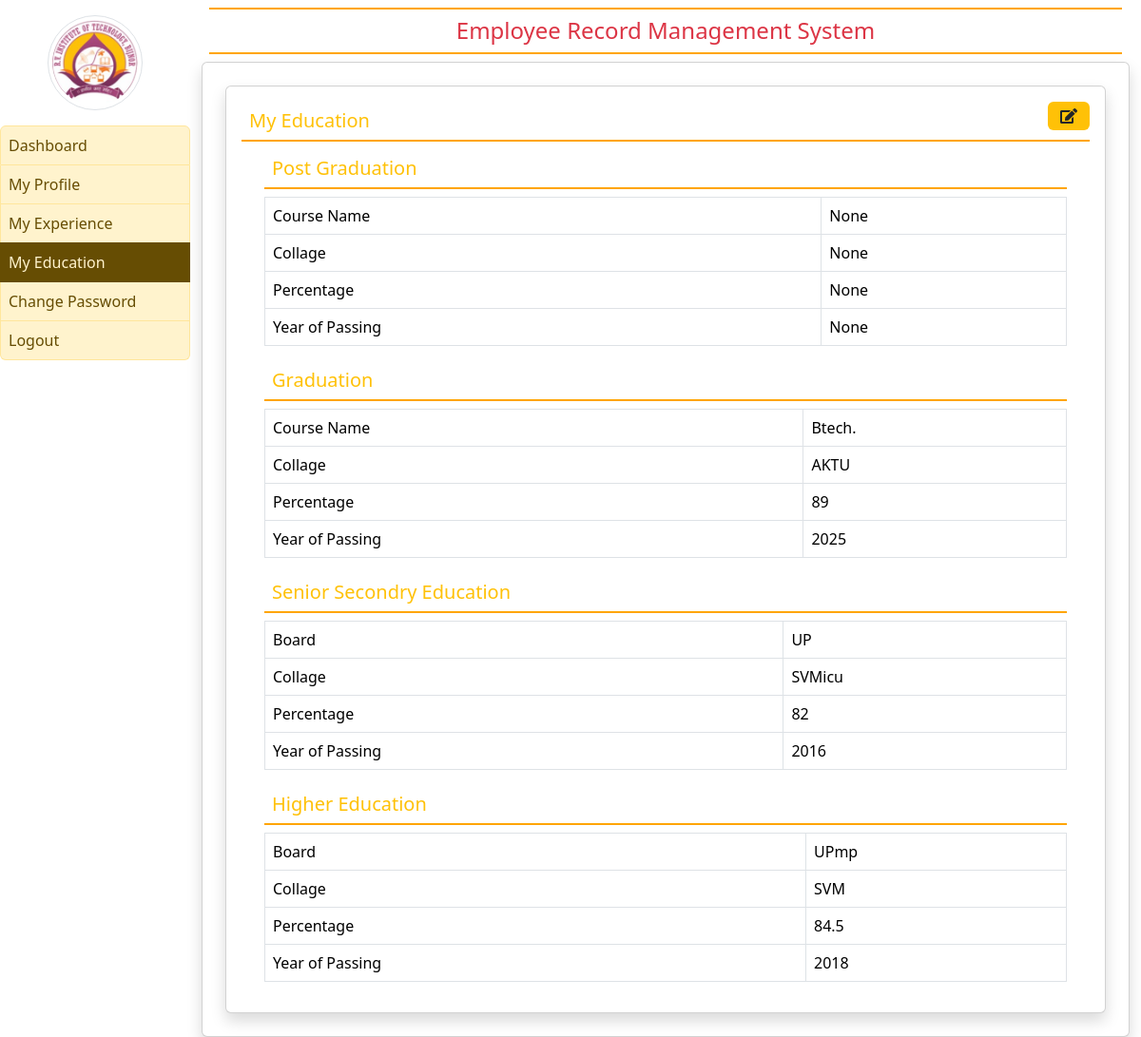
Page /my_education (signed in) on the committed database.
### employee/models.py (models this page shows, shortened)
class employee_education(models.Model):
    user= models.ForeignKey(User,on_delete=models.CASCADE)
    epg=models.CharField(max_length=100,null=True)
    colpg=models.CharField(max_length=200,null=True)
    perpg=models.CharField(max_length=30,null=True)
    ypg=models.CharField(max_length=30,null=True)
    eg=models.CharField(max_length=100,null=True)
    colg=models.CharField(max_length=200,null=True)
    perg=models.CharField(max_length=30,null=True)
    yg=models.CharField(max_length=30,null=True)
    ess=models.CharField(max_length=100,null=True)
    colss=models.CharField(max_length=200,null=True)
    perss=models.CharField(max_length=30,null=True)
    yss=models.CharField(max_length=30,null=True)
    eh=models.CharField(max_length=100,null=True)
    colh=models.CharField(max_length=200,null=True)
    perh=models.CharField(max_length=30,null=True)
    yh=models.CharField(max_length=30,null=True)

### employee/views.py (the view)
# urls.py: path('my_education', my_education,name='my_education'),
def my_education(request):
    if not request.user.is_authenticated:
        return redirect("login")
    user =request.user
    ex=employee_education.objects.get(user=user)
    return render(request,'my_education.html',locals())

### employee/templates/my_education.html
{% extends "empnav.html" %}
{% block main %}
<div class="card shadow m-2">
    <div class="card-body">
        <a href="{% url 'edit_education'%}"><button class="btn bg-warning float-end" ><i class="fas fa-edit"></i></button></a>
        <h5 class="p-2 text-warning" style="border-bottom: 2px solid orange">My Education</h5>
        <div class="container-fluid">
            <div class=container>
                <h5 class="p-2 text-warning" style="border-bottom: 2px solid orange">Post Graduation</h5>
                <table class="table table-bordered">
                    <tr>
                        <td>Course Name</td>
                        <td>{{ex.epg}}
                    </tr>
                    <tr>
                        <td>Collage</td>
                        <td>{{ex.colpg}}
                    </tr>
                    <tr>
                        <td>Percentage</td>
                        <td>{{ex.perpg}}
                    </tr>
                    <tr>
                        <td>Year of Passing</td>
                        <td>{{ex.ypg}}
                    </tr>
                </table>
            </div>
            <div class=container>
                <h5 class="p-2 text-warning" style="border-bottom: 2px solid orange">Graduation</h5>
                <table class="table table-bordered">
                    <tr>
                        <td>Course Name</td>
                        <td>{{ex.eg}}
                    </tr>
                    <tr>
                        <td>Collage</td>
                        <td>{{ex.colg}}
                    </tr>
                    <tr>
                        <td>Percentage</td>
                        <td>{{ex.perg}}
                    </tr>
                    <tr>
                        <td>Year of Passing</td>
                        <td>{{ex.yg}}
                    </tr>
                </table>
            </div>
            <div class=container>
                <h5 class="p-2 text-warning" style="border-bottom: 2px solid orange">Senior Secondry Education</h5>
                <table class="table table-bordered">
                    <tr>
                        <td>Board</td>
                        <td>{{ex.ess}}
                    </tr>
                    <tr>
                        <td>Collage</td>
                        <td>{{ex.colss}}
                    </tr>
                    <tr>
                        <td>Percentage</td>
                        <td>{{ex.perss}}
                    </tr>
                    <tr>
                        <td>Year of Passing</td>
                        <td>{{ex.yss}}
                    </tr>
                </table>
            </div>
            <div class=container>
                <h5 class="p-2 text-warning" style="border-bottom: 2px solid orange">Higher Education</h5>
                <table class="table table-bordered">
                    <tr>
                        <td>Board</td>
                        <td>{{ex.eh}}
                    </tr>
                    <tr>
                        <td>Collage</td>
                        <td>{{ex.colh}}
                    </tr>
                    <tr>
                        <td>Percentage</td>
                        <td>{{ex.perh}}
                    </tr>
                    <tr>
                        <td>Year of Passing</td>
                        <td>{{ex.yh}}
                    </tr>
                </table>
            </div>
        </div>
    </div>
</div>
{% endblock %}

### rows in the picture
employee_education: epg "None", colpg "None", perpg "None", ypg "None", eg "Btech.", colg "AKTU", perg "89", yg "2025", ess "UP", colss "SVMicu", perss "82", yss "2016", eh "UPmp", colh "SVM", perh "84.5", yh "2018"
